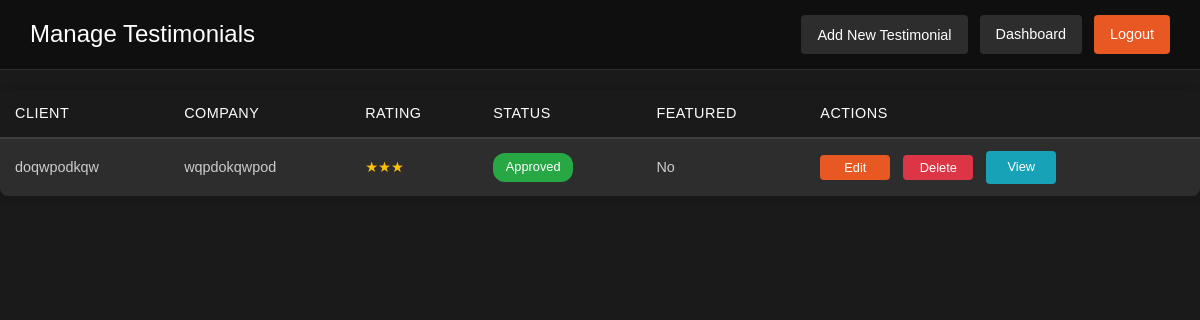
Page /admin/testimonials.php (signed in) on the committed database.
### tables this page shows
CREATE TABLE `testimonials` (
  `id` int(11) NOT NULL,
  `client_name` varchar(255) NOT NULL,
  `company_name` varchar(255) DEFAULT NULL,
  `position` varchar(255) DEFAULT NULL,
  `content` text NOT NULL,
  `rating` int(11) DEFAULT NULL CHECK (`rating` >= 1 and `rating` <= 5),
  `image_url` varchar(255) DEFAULT NULL,
  `status` enum('pending','approved','rejected') DEFAULT 'pending',
  `featured` tinyint(1) DEFAULT 0,
  `created_at` timestamp NOT NULL DEFAULT current_timestamp(),
  `approved_at` timestamp NULL DEFAULT NULL
);

### admin/testimonials.php (the view, shortened to what this page needs)
<?php
require_once '../config/database.php';
$stmt = $pdo->query("SELECT * FROM testimonials ORDER BY created_at DESC");
$testimonials = $stmt->fetchAll();
?>
<!DOCTYPE html>
<html lang="en">
<head>
    <link rel="stylesheet" href="css/admin.css">
</head>
<body>
    <div class="adm-container">
        <nav class="adm-navbar">
            <h1>Manage Testimonials</h1>
            <div class="adm-nav-links">
                <button onclick="showAddForm()" class="adm-btn">Add New Testimonial</button>
                <a href="index.php" class="adm-btn">Dashboard</a>
                <a href="logout.php" class="adm-btn adm-btn-primary">Logout</a>
            </div>
        </nav>
        <div class="admin-content">
            <div class="adm-table-container">
                <table class="adm-table">
                    <thead>
                        <tr>
                            <th>Client</th>
                            <th>Company</th>
                            <th>Rating</th>
                            <th>Status</th>
                            <th>Featured</th>
                            <th>Actions</th>
                        </tr>
                    </thead>
                    <tbody>
                        <?php foreach ($testimonials as $testimonial): ?>
                        <tr>
                            <td><?php echo htmlspecialchars($testimonial['client_name']); ?></td>
                            <td><?php echo htmlspecialchars($testimonial['company_name']); ?></td>
                            <td><span class="adm-rating"><?php echo str_repeat('★', $testimonial['rating']); ?></span></td>
                            <td><span class="adm-status adm-status-<?php echo $testimonial['status']; ?>"><?php echo ucfirst($testimonial['status']); ?></span></td>
                            <td><?php echo $testimonial['featured'] ? '<span class="adm-status adm-status-published">Yes</span>' : 'No'; ?></td>
                            <td>
                                <div class="adm-action-buttons">
                                    <button onclick="editTestimonial(<?php echo $testimonial['id']; ?>)" class="adm-btn-edit">Edit</button>
                                    <button onclick="deleteTestimonial(<?php echo $testimonial['id']; ?>)" class="adm-btn-delete">Delete</button>
                                    <a href="../testimonials.php#testimonial-<?php echo $testimonial['id']; ?>" target="_blank" class="adm-btn-view">View</a>
                                </div>
                            </td>
                        </tr>
                        <?php endforeach; ?>
                    </tbody>
                </table>
            </div>
        </div>
    </div>
</body>
</html>

### admin/css/admin.css (style rules this page uses)
* { margin: 0; padding: 0; box-sizing: border-box; font-family: 'Montserrat', sans-serif; }
body { background: #1a1a1a; line-height: 1.6; }
.adm-container { background: #1a1a1a; min-height: 100vh; padding: 0; }
.adm-navbar { background: #0f0f0f; padding: 15px 30px; margin: 0; border-bottom: 1px solid #2d2d2d; display: flex; justify-content: space-between; align-items: center; position: sticky; top: 0; z-index: 100; }
.adm-navbar h1 { color: #fff; font-size: 1.5rem; font-weight: 500; margin: 0; }
.adm-nav-links { display: flex; gap: 12px; }
.adm-btn { padding: 8px 16px; border-radius: 4px; background: #2d2d2d; color: #fff; text-decoration: none; font-size: 0.9rem; border: none; cursor: pointer; transition: all 0.2s ease; }
.adm-btn-primary { background: #E85823; }
.adm-table-container { background: #2d2d2d; border-radius: 8px; overflow: hidden; margin-top: 20px; box-shadow: 0 2px 8px rgba(0, 0, 0, 0.2); }
.adm-table { width: 100%; border-collapse: collapse; font-size: 0.9rem; }
.adm-table th { background: #1a1a1a; color: #fff; font-weight: 500; text-align: left; padding: 15px; font-size: 0.9rem; border-bottom: 2px solid #3d3d3d; text-transform: uppercase; letter-spacing: 0.5px; }
.adm-table td { padding: 12px 15px; border-bottom: 1px solid #3d3d3d; color: #ccc; vertical-align: middle; }
.adm-table tr:last-child td { border-bottom: none; }
.adm-action-buttons { display: flex; gap: 8px; align-items: center; }
.adm-btn-edit, .adm-btn-delete, .adm-btn-approve, .adm-btn-view { padding: 6px 12px; border: none; border-radius: 4px; cursor: pointer; font-size: 0.8rem; font-weight: 500; display: inline-flex; align-items: center; justify-content: center; min-width: 70px; transition: opacity 0.2s; }
.adm-btn-edit { background: #E85823; color: white; }
.adm-btn-delete { background: #dc3545; color: white; }
.adm-btn-view { background: #17a2b8; color: white; padding: 6px 12px; border: none; border-radius: 4px; cursor: pointer; font-size: 0.8rem; text-decoration: none; display: inline-flex; align-items: center; justify-content: center; }
.adm-status { padding: 4px 8px; border-radius: 12px; font-size: 0.8rem; font-weight: 500; text-align: center; display: inline-block; min-width: 80px; }
.adm-status-approved { background: #28a745; color: white; }
.adm-rating { color: #ffc107; font-size: 0.9rem; }
.adm-table-container { background: #2d2d2d; border-radius: 8px; overflow: hidden; }
.adm-table { width: 100%; border-collapse: collapse; }
.adm-table th { background: #1a1a1a; color: #fff; font-weight: 500; text-align: left; padding: 12px 15px; font-size: 0.9rem; }
.adm-table td { padding: 12px 15px; border-bottom: 1px solid #3d3d3d; color: #ccc; font-size: 0.9rem; }
.adm-btn-edit { background: #E85823; color: white; padding: 5px 12px; border: none; border-radius: 4px; cursor: pointer; font-size: 0.8rem; margin-right: 5px; }
.adm-btn-delete { background: #dc3545; color: white; padding: 5px 12px; border: none; border-radius: 4px; cursor: pointer; font-size: 0.8rem; margin-right: 5px; }

### rows in the picture
testimonials: client_name "doqwpodkqw", company_name "wqpdokqwpod", rating "★★★", status "Approved", featured "No"
